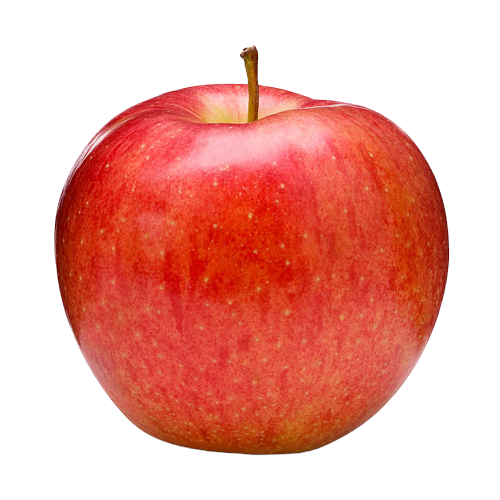
#> input picture train/apple.png, 500 x 500 px; its folder holds only this picture in this run
$ python etude_signal.py
#> lines starting #> are read from the running program, lines starting #| are printed output that depends on the picture
import cv2
import numpy as np
import matplotlib.pyplot as plt
import glob

train = glob.glob('train/*.png')
for image in train :
    print(image)
    img = cv2.imread(image,0)
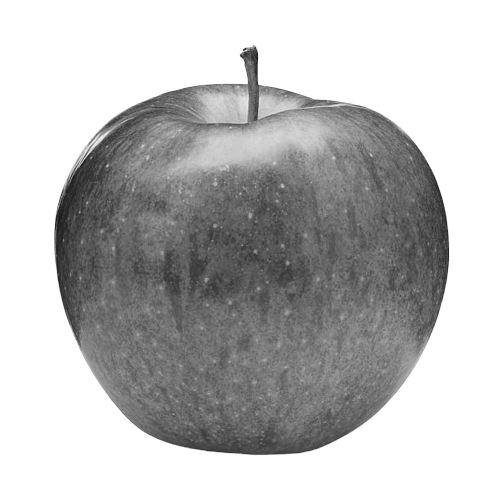
#> img: shape (500, 500); min 19, max 255, mean 187.4
    rows,cols = img.shape
#> rows = 500; cols = 500
    k = []
    for i in range(rows):
        for j in range(cols):
            k.append(img[i,j])
#> after the loop, k = 250000 items
    image_vector = np.array(k)
    fourier_transform = np.fft.fft(image_vector)
    fft_power = np.abs(fourier_transform)
    phase = np.angle(fourier_transform)
    plt.plot(fft_power)
    plt.show()
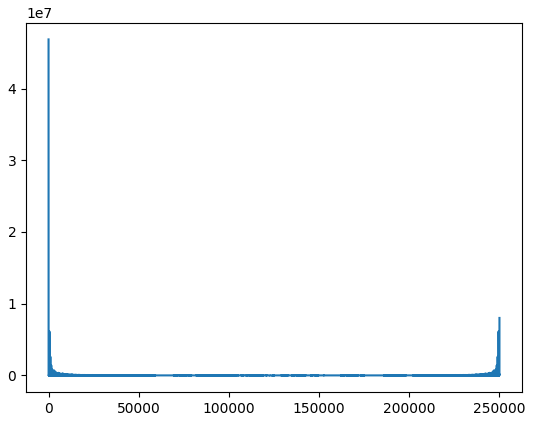
#> figure drawn by matplotlib, 1 panel; curve peaks at x = 0, y = 46852805
    plt.plot(phase)
    plt.show()
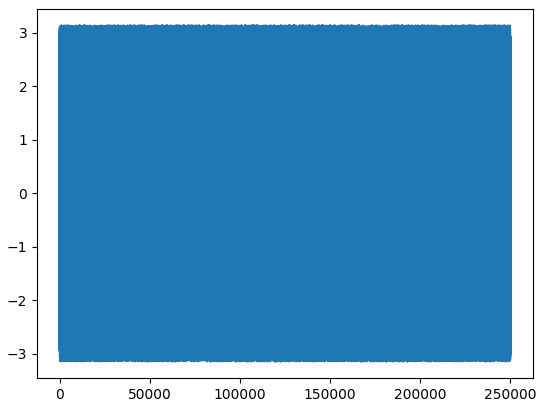
#> figure drawn by matplotlib, 1 panel; curve peaks at x = 125000, y = 3.14

$ run again, on train/apple_6.png
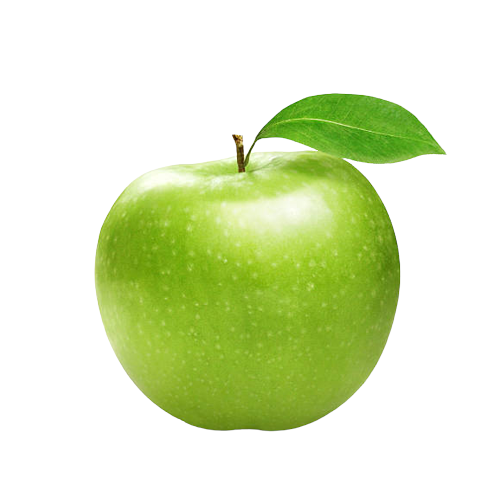
#> input picture train/apple_6.png, 500 x 500 px
#> `img = cv2.imread(image,0)`:
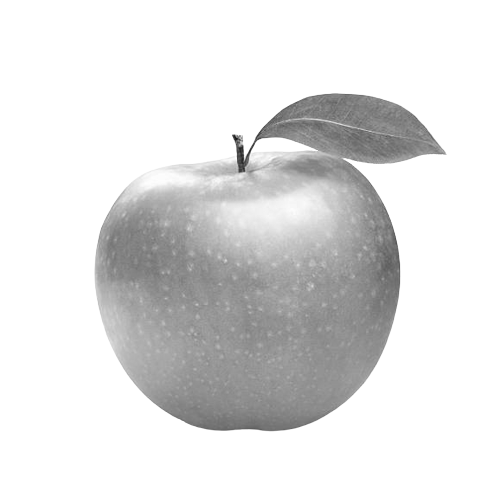
#> img: shape (500, 500); min 24, max 255, mean 224.7
#> after the loop `for i in range(rows):`: k = 250000 items
#> `plt.show()`:
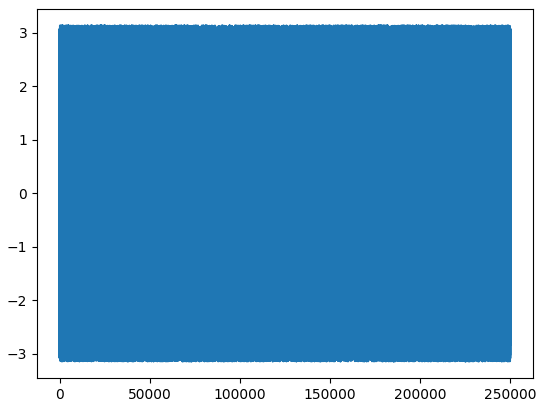
#> figure drawn by matplotlib, 1 panel; curve peaks at x = 44185, y = 3.14

$ run again, on train/apple_7.png
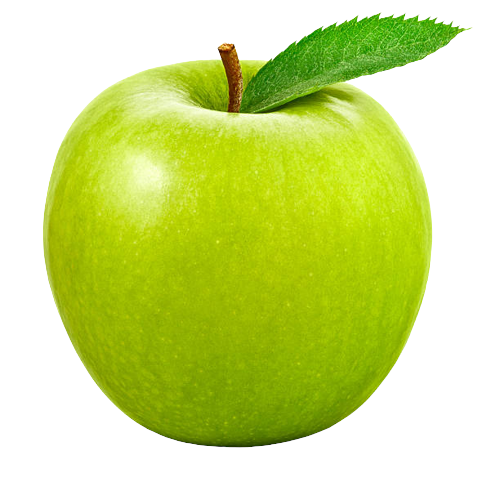
#> input picture train/apple_7.png, 500 x 500 px
#> `img = cv2.imread(image,0)`:
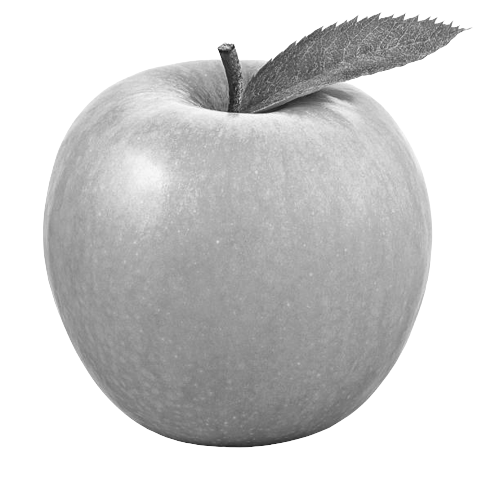
#> img: shape (500, 500); min 21, max 255, mean 207.9
#> after the loop `for i in range(rows):`: k = 250000 items
#> `plt.show()`:
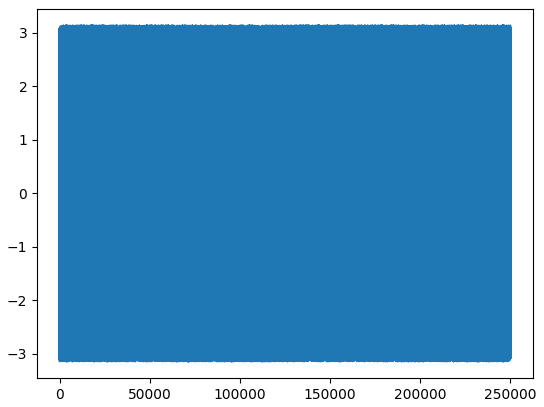
#> figure drawn by matplotlib, 1 panel; curve peaks at x = 133659, y = 3.14

$ run again, on train/apple_8.png
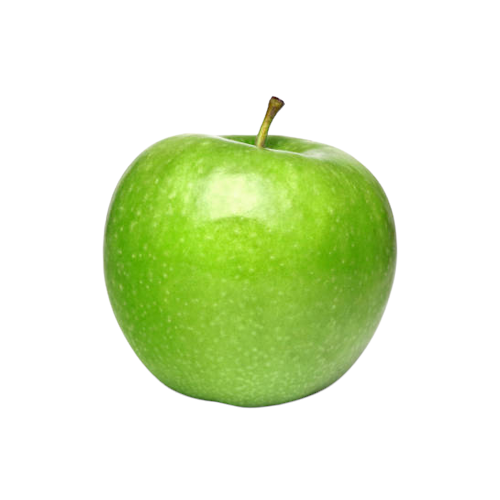
#> input picture train/apple_8.png, 500 x 500 px
#> `img = cv2.imread(image,0)`:
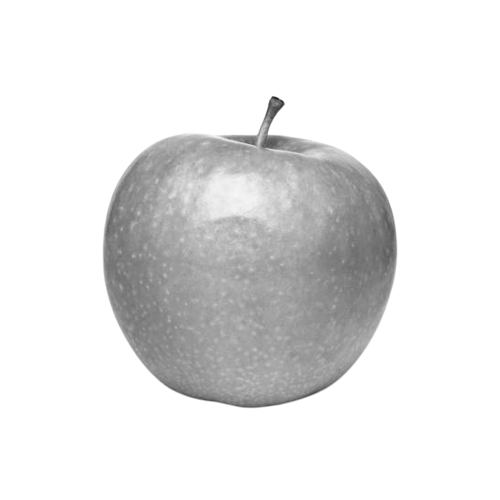
#> img: shape (500, 500); min 31, max 255, mean 229.6
#> after the loop `for i in range(rows):`: k = 250000 items
#> `plt.show()`:
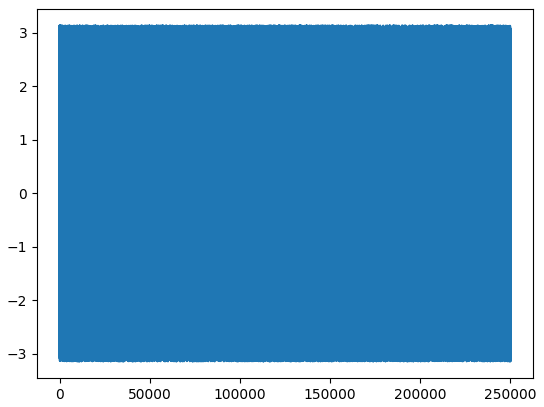
#> figure drawn by matplotlib, 1 panel; curve peaks at x = 125000, y = 3.14

$ run again, on train/apple_3.png
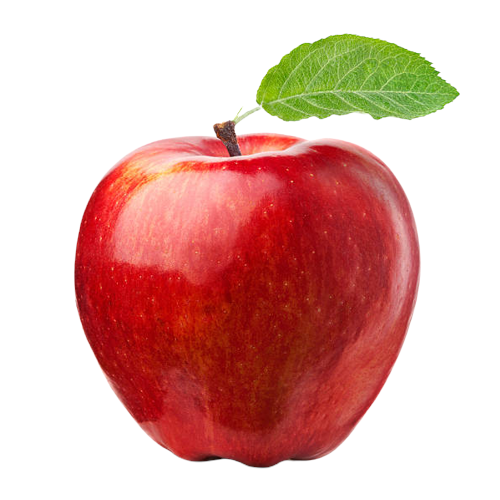
#> input picture train/apple_3.png, 500 x 500 px
#> `img = cv2.imread(image,0)`:
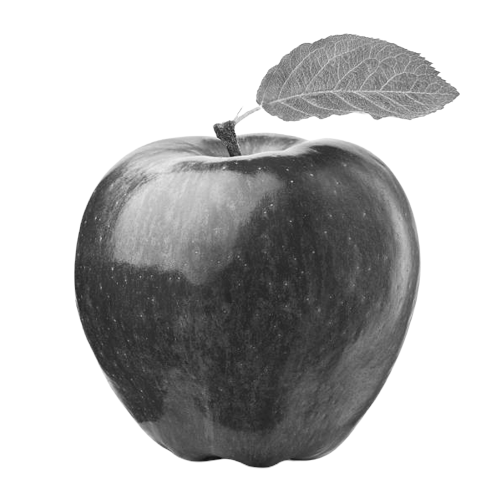
#> img: shape (500, 500); min 13, max 255, mean 187.7
#> after the loop `for i in range(rows):`: k = 250000 items
#> `plt.show()`:
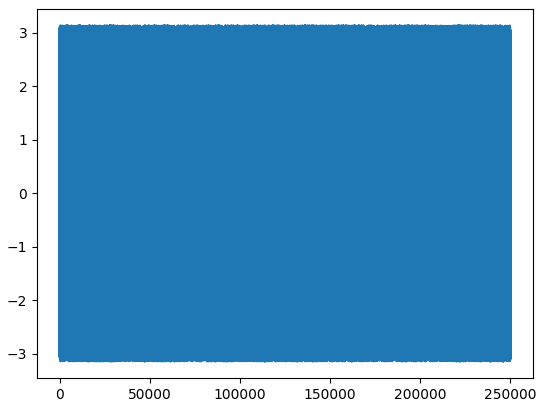
#> figure drawn by matplotlib, 1 panel; curve peaks at x = 188690, y = 3.14
